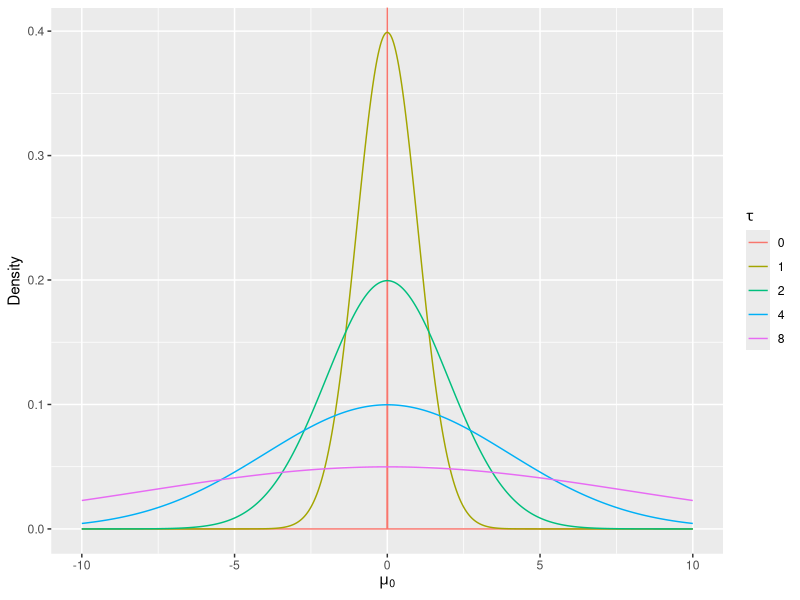
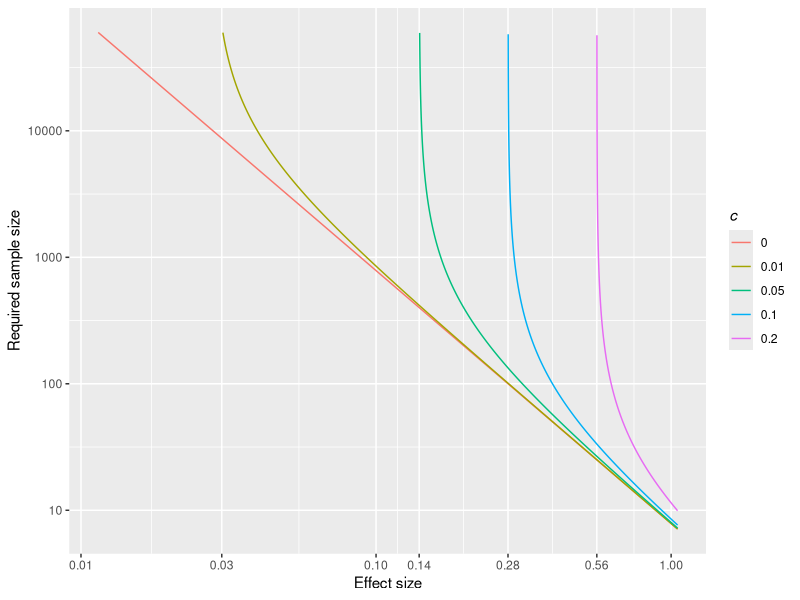

Generate these figures, in order, with R: (Note: this script raises an error after producing the figures.)
## ---- chunk 1
knitr::opts_chunk$set(echo = F,fig.align="center",message=FALSE, warning=FALSE,cache=T,dpi=300,fig.path = 'figures/')
library(knitr);library(reshape2);library(ggplot2);require(grid);library(gridExtra);library(scales);library(dplyr);library(data.table)

reverselog_trans <- function(base = exp(1)) {
    trans <- function(x) -log(x, base)
    inv <- function(x) base^(-x)
    trans_new(paste0("reverselog-", format(base)), trans, inv, 
              log_breaks(base = base), 
              domain = c(1e-100, Inf))
}
## ---- chunk 2
h=CJ(x=seq(-10,10,by=0.01),tau=c(0,1,2,4,8))
h[,Density:=dnorm(x,sd=tau)]
ggplot(h,aes(x,Density,colour=factor(tau)))+geom_line()+labs(color=expression(tau))+xlab(expression(mu[0]))

## ---- chunk 3

SampleNew=function(es,c,alpha=0.05,beta=0.2){
  n= ((qnorm(1-alpha/2)+qnorm(1-beta))/es)^2
  coef= (1/n-c^2)
  out=ifelse(coef<=0,NA,1/coef)
  return(out)
}


sn= CJ(d=seq(0,1.05,by=0.00001), c=c(0, 0.01, 0.05, 0.1,0.2 ))
sn[,N:=SampleNew(d,c)]

brk= round((qnorm(0.975)+qnorm(0.8)) *c( 0.01,0.025, 0.05, 0.1,0.2 ),2)

ggplot(sn[N<=0.6*10^5], aes(d,N,colour=factor(c)))+geom_line()+labs(color=expression(italic(c))) +scale_y_log10("Required sample size",breaks=c(1,10,100,1000,10000))+scale_x_log10("Effect size",breaks=c(0.01,0.03,0.1,0.14,0.28,0.56,1))

## ---- chunk 4
library(parallel)
## Functions
psimul=function(nsam,nt,a,es){
  #clog=0.01*sqrt(1+log10(nt))
  clog = cfun(0.01,nt,0.069)
  d=c(rnorm(nt*(1-a)),rnorm(nt*a,mean=es*sqrt(nsam)))
  tr = c(rep("Null",nt*(1-a)), rep("True", nt*a))
  res=data.table(d, tr)
  res[,p_bon := p.adjust(2*(1-pnorm(abs(d))), method="bonferroni")]
  res[,p_fdr := p.adjust(2*(1-pnorm(abs(d))), method="fdr")]
  res[,p_un  := 2*(1-pnorm(abs(d)/sqrt(1+nsam*clog^2)))]
  
  out = res[, lapply(.SD, function(x){sum(x<=0.05)}), .SDcols= 3:5, by= tr]
  out.unlist = c(es,nsam,unlist(list(out[,2], out[,3],out[,4])))
  names(out.unlist) =c("d","Sample size", paste(rep(c("Bonferroni", "FDR", "Uncertainty"),each=2),": ", rep(c("False (+)","True (+)"),3),sep=""))
  return(out.unlist)
}

p_fdr=function(pcut,a,nsam,es){
  p_al_k = (1-pnorm(qnorm(1-pcut/2) - es*sqrt(nsam))) +pnorm(qnorm(pcut/2) - es*sqrt(nsam)) 
  fdr.val= (1-a)*pcut/((1-a)*pcut + a*p_al_k)
  p_fdr= (1-a)*pcut + a*p_al_k
  return(c(fdr.val,p_fdr))
}

pexact=function(nsam,nt,a,es){
  clog = cfun(0.01,nt,0.069)
  p_al = (1-pnorm(qnorm(1-0.025/nt) - es*sqrt(nsam))) +pnorm(qnorm(0.025/nt) - es*sqrt(nsam)) 
  p_bon = c((1-a)*0.05/nt, a*p_al)
  #p_bon = c((1-a)*0.05/nt, a* (1-pnorm(qnorm(1-0.05/nt) - es*sqrt(nsam))))
  
  opfun = function(p){(p_fdr(p,a,nsam,es)[1]-0.05)^2}
  p_cut = optim(0.001, opfun)$par
  #p_fd = p_fdr(p_cut, a, nsam, es)[2]
  p_al_k = (1-pnorm(qnorm(1-p_cut/2) - es*sqrt(nsam))) +pnorm(qnorm(p_cut/2) - es*sqrt(nsam)) 
  p_fd= c((1-a)*p_cut, a*p_al_k)
  #p_fd= c((1-a)*p_cut, a* (1-pnorm(qnorm(1-p_cut) - es*sqrt(nsam))))
  
  #pcuts=5*10^{seq(-8,-2,by=0.0001)}
  #fdrdata=data.table(cbind(pcuts,t(sapply(pcuts,function(x){p_fdr(x,a,nsam,es)}))))
  #p_fdrs=fdrdata[V2<=0.05,V3]
  #p_fdr=ifelse(length(p_fdrs)==0,0,max(p_fdrs))
  
  z_al= c(qnorm(1-0.025)*sqrt(1+nsam*clog^2) - es*sqrt(nsam), qnorm(0.025)*sqrt(1+nsam*clog^2) - es*sqrt(nsam))
  p_un = c( (1-a)*2*(1-pnorm(qnorm(0.975)*sqrt(1+nsam*clog^2))), a*(1-pnorm(z_al[1])+pnorm(z_al[2])) )
  #p_un = c( (1-a)*(1-pnorm(qnorm(0.95)*sqrt(1+nsam*clog^2))), a*(1-pnorm(qnorm(1-0.05)*sqrt(1+nsam*clog^2) - es*sqrt(nsam))) )
  
  out = c(es,nsam,round(c(p_bon, p_fd ,p_un)*nt))
  names(out) = c("d","Sample size", paste(rep(c("Bonferroni", "FDR", "Uncertainty"),each=2),": ", rep(c("False (+)","True (+)"),3),sep=""))
  #names(out) = c("d","Sample size",  rep(c("False (+)","True (+)"),3))
  return(out)
}

## Table
nt=10^6
#p= 5*10^seq(-4,-8)
es= c(0.01 * seq(2,10,by=2))
n=c(2000,3000,4000,5000,10000)
a=0.01
vars=CJ(nt=nt,a=a,es=es,n=n)
#vars[,z:=qnorm(1-p/2)]
#vars[,n:= (z/es)^2]




res.theory=t(mcmapply(pexact,vars$n,vars$nt,vars$a,vars$es))
zz=data.table(res.theory)[order(`Sample size`)]
#names(res.theory)= c("p","d","n","Bonferroni(null)","Bonferroni(eff)","FDR(null)","FDR(eff)","Uncertainty control(null)", "Uncertainty control(eff)")
kable(zz[,c(2,1,3:8)],align="c",caption="The number of false positive/negative results among $10^6$ hypotheses(1% true) with some scenarios")

#kable(zz[,c(2,1,3:8)],align="c",caption="The number of false positive/negative results among $10^6$ hypotheses(1% true) with some scenarios",format="html") %>%
#  kable_styling(bootstrap_options = "striped",full_width = F) %>%
#   add_header_above(c(" "=2, "Bonferroni correction" = 2, "FDR control[note]" = 2,"Uncertainty control" = 2))


#names(res.theory)= c("p","d","n","Bonferroni correction","FDR control","Uncertainty control(null)", "Uncertainty control(eff)")
#res.simul=t(mcmapply(psimul,vars$n,vars$nt,vars$a,vars$es))
#names(res.theory)=names(res.simul)=c("p","d","n","Bonferroni correction","FDR control","Uncertainty control")

#library(DT)
#datatable(res.theory,option=list(pageLength = 25,lengthMenu = c(10, 20, 50, 100,200)),rownames = F, caption="Number of statisitical significant test among $10^6$ hypotheses(1% true) with some scenarios: theoritical results")
#datatable(res.simul,option=list(pageLength = 25,lengthMenu = c(10, 20, 50, 100,200)),rownames=F)

#kable(res.theory,align="c",caption="Number of statisitical significant test among $10^6$ hypotheses(1% true) with some scenarios: theoritical results")
#kable(res.simul,align="c",caption="Number of statisitical significant test among $10^6$ hypotheses(1% true) with some scenarios: simulational results")
#res.theory.sum = cbind(res.theory[,1:3], res.theory[,4]+res.theory[,5], res.theory[,6]+res.theory[,7], res.theory[,8]+res.theory[,9]) 
#res.melt= melt(res.theory.sum,measure.vars = 4:6, variable.name = "Correction", value.name = "nsig")
#ggplot(res.melt,aes(d,nsig,color=factor(p)))+ geom_line() + facet_grid(~Correction) +ylab("Number of significant results") + xlab(expression(italic(d))) +scale_color_discrete(expression(paste("Original  ",italic(p))))
 
